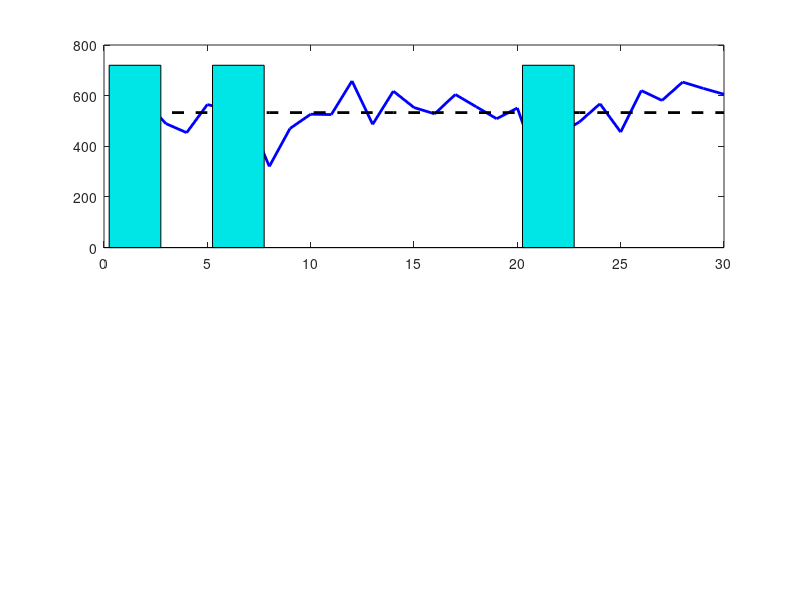

The MATLAB source for this figure: (Note: this script raises an error after producing the figure.)
%% Figure 1
clear all;
load('aiprecipitationRegional.mat');
%
ai_yr_ave_mean=mean(ai_yr_ave)*ones(30,1);
prcp_yr_ave_mean=mean(prcp_yr_ave)*ones(30,1);

%
figure();
Xticks=[1,6,11,16,21,26,30];
XTickLabels=[1982,1987,1992,1997,2002,2007,2011];
sz=80;

subplot(2,1,1);
barx=[1.5 6.5 21.5];
bary=[720 720 720];
plot(1:30,prcp_yr_ave,'blue','LineWidth',2,'LineStyle','-');hold on;
plot(1:30,prcp_yr_ave_mean,'black','LineWidth',2,'LineStyle','--');hold on;
scatter([1:2 6:7 21:22],prcp_yr_ave([1:2 6:7 21:22]),sz,'o','MarkerEdgeColor',[0 .5 .5],...
              'MarkerFaceColor',[0 .7 .7],...
              'LineWidth',1.5);hold on;

b1=bar(barx,bary,0.5,'FaceColor',[0 .9 .9]);
b1.FaceAlpha = 0.1;

hold on;
set(gca,'XLim',[0,31],'YLim',[230,800],'FontName', 'Times New Roman',...
'FontSize',20,...
'XTick',Xticks, ...
'XTickLabel',num2str(XTickLabels'));
box off;
ylabel('(mm)','FontName', 'Times New Roman', 'FontSize',20);
xlabel('Year','FontName', 'Times New Roman', 'FontSize',20);
title('Annual precipitation','Fontsize',20);
text(0.5,860,'(a)','FontName', 'Times New Roman','Fontsize',22,'FontWeight','bold');

subplot(2,1,2);
barx=[1.5 6.5 21.5];
bary=[0.72 0.72 0.72];
plot(1:30,ai_yr_ave,'red','LineWidth',2,'LineStyle','-');hold on;
plot(1:30,ai_yr_ave_mean,'black','LineWidth',2,'LineStyle','--');
scatter([1:2 6:7 21:22],ai_yr_ave([1:2 6:7 21:22]),sz,'o','MarkerEdgeColor',[0 .5 .5],...
              'MarkerFaceColor',[0 .7 .7],...
              'LineWidth',1.5);hold on;

b1=bar(barx,bary,0.5,'FaceColor',[0 .9 .9]);
b1.FaceAlpha = 0.1;
set(gca,'XLim',[0,31],'YLim',[0.2,0.8],'FontName','Times New Roman',...
'FontSize',20,...
'XTick',Xticks, ...
'XTickLabel',num2str(XTickLabels'));
box off;
xlabel('Year','FontName', 'Times New Roman', 'FontSize',20);
title('Annual humidity index','Fontsize',20);
text(0.5,0.87,'(b)','FontName', 'Times New Roman','Fontsize',22,'FontWeight','bold');